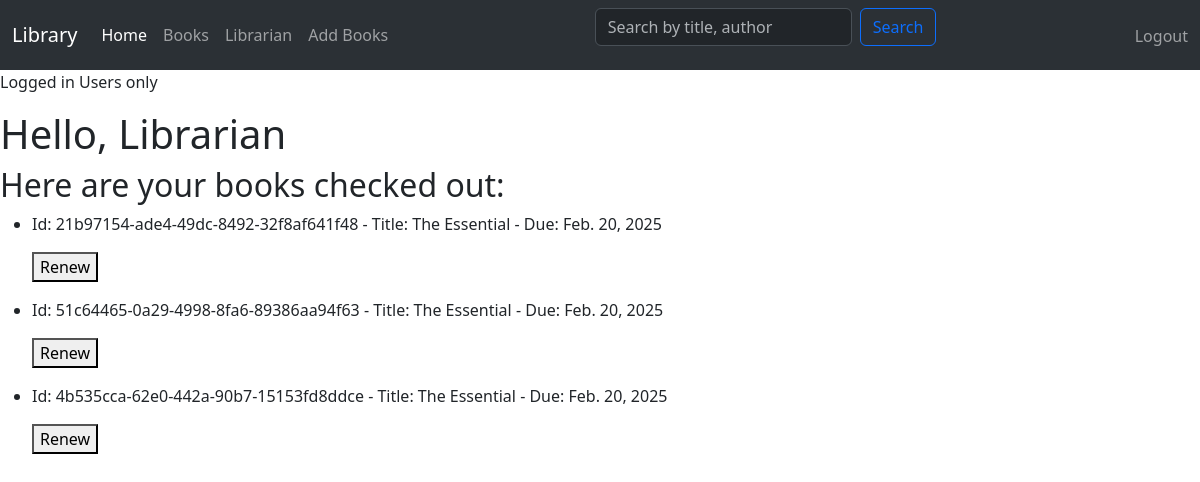
Before: /my_view/ (signed in) with the older database file.
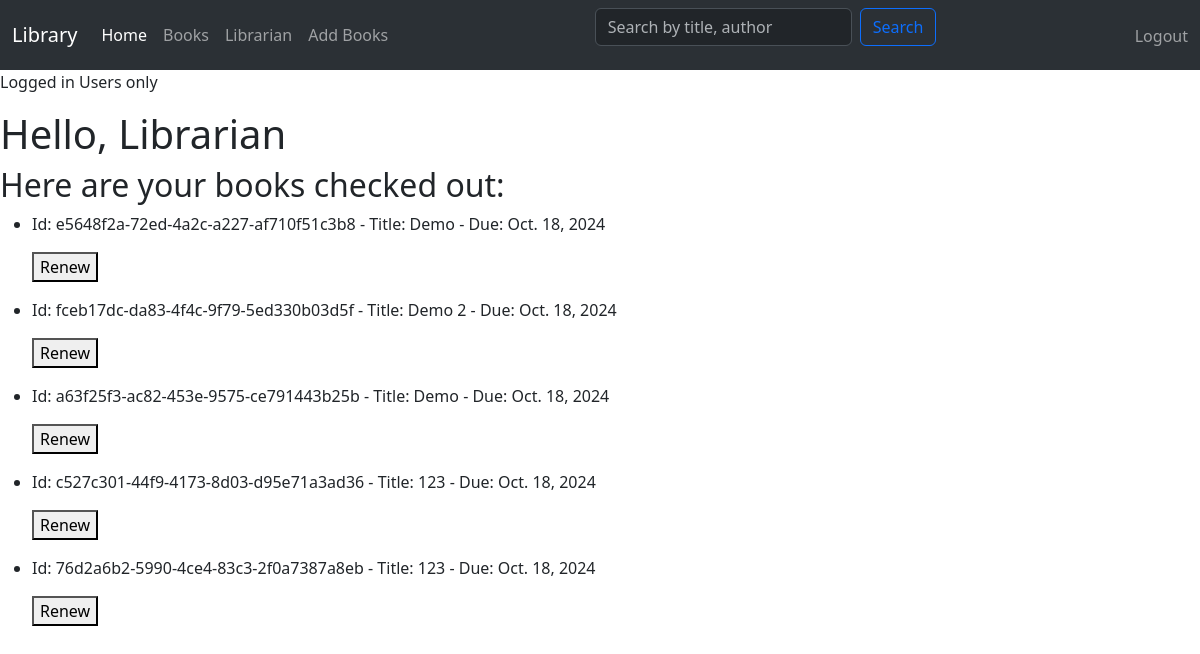
After: the same page with the newer database file.
### catalog/models.py (models this page shows, shortened)
class BookInstance(models.Model):
    id = models.UUIDField(primary_key=True,default=uuid.uuid4)
    book = models.ForeignKey('Book',on_delete=models.RESTRICT,null=True)
    imprint = models.CharField(max_length=200)
    due_back = models.DateField(null=True,blank=True)
    borrower = models.ForeignKey(User,on_delete=models.SET_NULL,null=True)
    LOAN_STATUS = (
        ('m','Maintenance'),
        ('o','On Loan'),
        ('a','Available'),
        ('r','Reserved')
    )
    status = models.CharField(max_length=1,choices=LOAN_STATUS,blank=True,default='m')
    class Meta:
        ordering = ['due_back']

class Book(models.Model):
    title = models.CharField(max_length=200, db_index=True)
    author = models.ForeignKey('Author', on_delete=models.SET_NULL, null=True)
    summary = models.TextField(max_length=600, null=True)
    isbn = models.CharField('ISBN', max_length=13, unique=True)
    genre = models.ManyToManyField(Genre)
    language = models.ForeignKey('Language', on_delete=models.SET_NULL, null=True)

### catalog/views.py (the view)
# urls.py: path('my_view/', views.CheckedOutBooksByUserView.as_view(), name='my_view'),
class CheckedOutBooksByUserView(LoginRequiredMixin,ListView):
    model = BookInstance
    template_name = 'catalog/my_view.html'
    paginate_by = 5 #5 book instances per page
    def get_queryset(self):
        return BookInstance.objects.filter(borrower=self.request.user).order_by('due_back')

### catalog/templates/catalog/my_view.html (shortened to what this page needs)
{% extends "catalog/index.html" %}
{% block content %}
<p>Logged in Users only</p>
<h1> Hello, {{ user.get_username }} </h1>
<h2>Here are your books checked out:</h2>
{% for book_instance in bookinstance_list %}
<ul>
    <li>
        <p>Id: {{ book_instance.id }} - Title: {{ book_instance.book.title }} - Due: {{ book_instance.due_back }}</p>
        <form action="{% url 'catalog:renew_book' book_instance.id %}" method="post">
            <button type="submit">Renew</button>
        </form>
    </li>
</ul>
{% endfor %}
{% endblock content %}

Changed rows visible on the page:
no longer on this page (row unchanged): BookInstance: id "21b97154-ade4-49dc-8492-32f8af641f48", book "The Essential", due_back "Feb. 20, 2025"
no longer on this page (row unchanged): BookInstance: id "51c64465-0a29-4998-8fa6-89386aa94f63", book "The Essential", due_back "Feb. 20, 2025"
no longer on this page (row unchanged): BookInstance: id "4b535cca-62e0-442a-90b7-15153fd8ddce", book "The Essential", due_back "Feb. 20, 2025"
added BookInstance: id "e5648f2a-72ed-4a2c-a227-af710f51c3b8", book "Demo", due_back "Oct. 18, 2024"
added BookInstance: id "fceb17dc-da83-4f4c-9f79-5ed330b03d5f", book "Demo 2", due_back "Oct. 18, 2024"
added BookInstance: id "a63f25f3-ac82-453e-9575-ce791443b25b", book "Demo", due_back "Oct. 18, 2024"
added BookInstance: id "c527c301-44f9-4173-8d03-d95e71a3ad36", book "123", due_back "Oct. 18, 2024"
added BookInstance: id "76d2a6b2-5990-4ce4-83c3-2f0a7387a8eb", book "123", due_back "Oct. 18, 2024"
